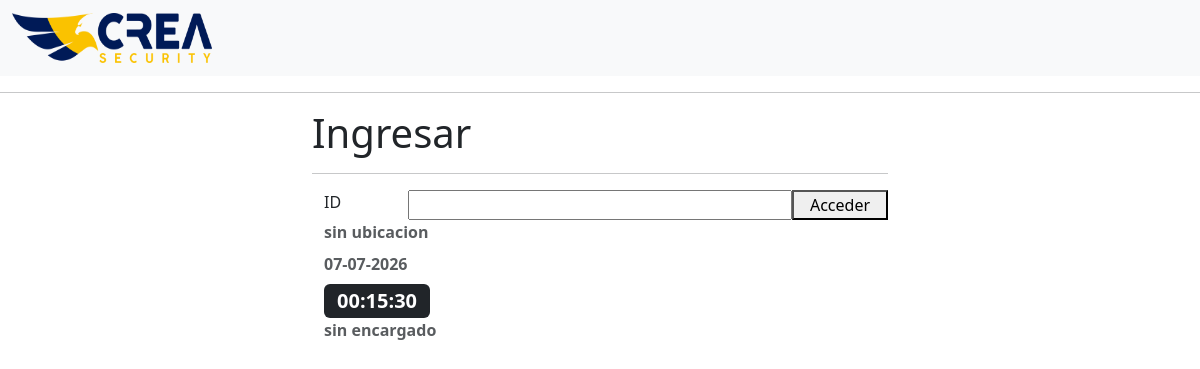
Before: / with the older database file.
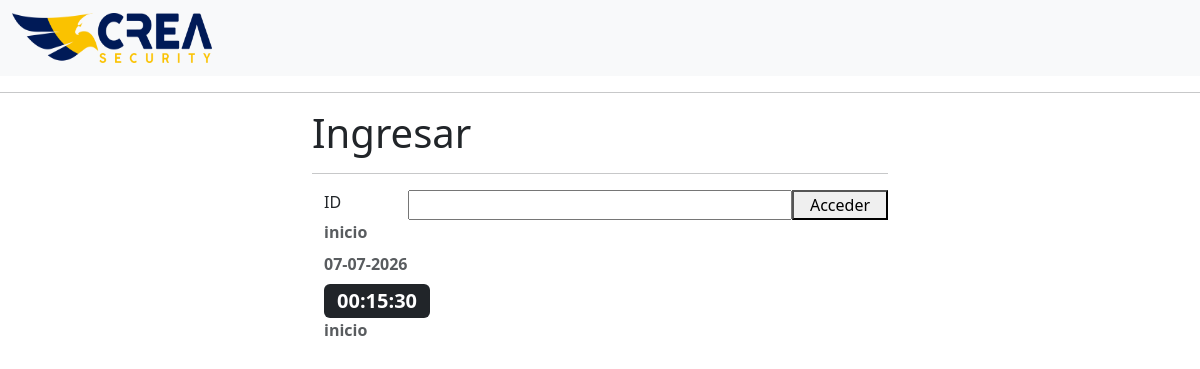
After: the same page with the newer database file.
### tables this page shows
CREATE TABLE `ubicaciones` (
  `id_ubi` int(20) NOT NULL,
  `nombre_ubi` varchar(20) DEFAULT NULL,
  `calle_fac` varchar(20) DEFAULT NULL,
  `calle_numero` int(20) DEFAULT NULL
);

CREATE TABLE `usuarios` (
  `id` int(20) NOT NULL,
  `nombre_usu` varchar(20) DEFAULT NULL,
  `tipo_usu` varchar(20) DEFAULT NULL
);

### index.php (called while the page is built, shortened)
<?php
include 'incluir/header.php';
include 'incluir/navbar.php';
if (isset($_GET['id_ubi'])) {
    $ubicacion_actual = $_GET['id_ubi'];
} else {
    $ubicacion_actual = 1;
}
$query = "SELECT * FROM ubicaciones where id_ubi='$ubicacion_actual' ";
$result = mysqli_query($conexion, $query);
$fila = mysqli_fetch_assoc($result);
$query3 = "SELECT * FROM usuarios where id='{$_SESSION['encargado']}' ";
$result3 = mysqli_query($conexion, $query3);
$fila3 = mysqli_fetch_assoc($result3);
$pagina = isset($_GET['p']) ? strtolower($_GET['p']) : 'home';
require_once 'pages/' . $pagina . '.php';
?>

### pages/home.php (the view, shortened to what this page needs)
<body>
  <form class="w-50 mx-auto"  action="pages/ubicacion/acciones/crear_registro.php" method="POST">
      <div class="container">
          <h1>Ingresar</h1>
          <hr>
    <div class="container-fluid">
      <div class="row d-flex justify-content-around">
        <label class="col-2" for="inputID" class="form-label">ID</label>
        <input name="id_usuario"  class="col-8" type="text" class="form-control" id="inputID">
        <button class="col-2" type="submit" class="btn btn-primary">Acceder</button>
      </div>
      <div  class="text-muted fw-bold mb-2"><?php echo  $fila['nombre_ubi'] ?? 'sin ubicacion' ?></div>
      <div name=""mostrar_fecha id="fecha" class="text-muted fw-bold mb-2">Cargando fecha</div>
      <div name="mostrar_hora" id="reloj" class="badge bg-dark fs-5">00:00:00</div>
      <div name="nombre_usu" id="nombre_usu" class="text-muted fw-bold mb-2"><?php echo $fila3['nombre_usu'] ?? 'sin encargado'; ?></div>
    </div>
  </form>
  </body>
</html>

### incluir/header.php (shortened to what this page needs)
<!doctype html>
<html lang="es">
  <head>
    <link href="https://cdn.jsdelivr.net/npm/bootstrap@5.3.8/dist/css/bootstrap.min.css" rel="stylesheet">
  </head>

### incluir/navbar.php (shortened to what this page needs)
<?php
$query2 = "SELECT * FROM usuarios where id='{$_SESSION['usu_ingreso']}' ";
$result2 =  mysqli_query($conexion, $query2);
$fila2 = mysqli_fetch_assoc($result2);
if (isset($_SESSION["username"]) && $fila2['tipo_usu'] == "administrador") {
?>
<nav class="navbar navbar-expand-lg bg-body-tertiary">
    <div class="container-fluid">
        <a class="navbar-brand" href="./Img/LOGO.png">
            <img src="./Img/LOGO.png" alt="Bootstrap" width="200" height="50">
        </a>
        <button class="navbar-toggler" type="button" data-bs-toggle="collapse" data-bs-target="#navbarText" aria-controls="navbarText" aria-expanded="false" aria-label="Toggle navigation">
        <span class="navbar-toggler-icon"></span>
        </button>
        <div class="collapse navbar-collapse" id="navbarText">
        <ul class="navbar-nav me-auto mb-2 mb-lg-0">
            <li class="nav-item">
            <a class="nav-link active" aria-current="page" href="./Usuarios.html">Usuarios</a>
            </li>
            <li class="nav-item">
            <a class="nav-link active" aria-current="page" href="#">Accesos</a>
            </li>
            <li class="nav-item">
            <a class="nav-link active" aria-current="page" href="./Estadisticas.html">Estadisticas</a>
            </li>
            <li class="nav-item">
            <a class="nav-link active" aria-current="page" href="./Facultades.html">Facultades</a>
            </li>
        </ul>
        <span class="navbar-text">
            //ID DE USUARIO//
        </span>
        </div>
    </div>
    </nav>
    <hr>
 <?php }
 else {
    ?>
    <nav class="navbar bg-body-tertiary">
    <div class="container-fluid">
        <a class="navbar-brand " href="./Img/LOGO.png">
        <img src="./Img/LOGO.png" alt="Bootstrap" width="200" height="50">
        </a>
    </div>
    </nav>
    <hr>
 <?php
 }
 ?>

Changed rows visible on the page:
added ubicaciones: nombre_ubi "inicio"
added usuarios: nombre_usu "inicio"
Other visible differences:
$fila['nombre_ubi']: "sin ubicacion" → (not shown)
$fila3['nombre_usu']: "sin encargado" → (not shown)
